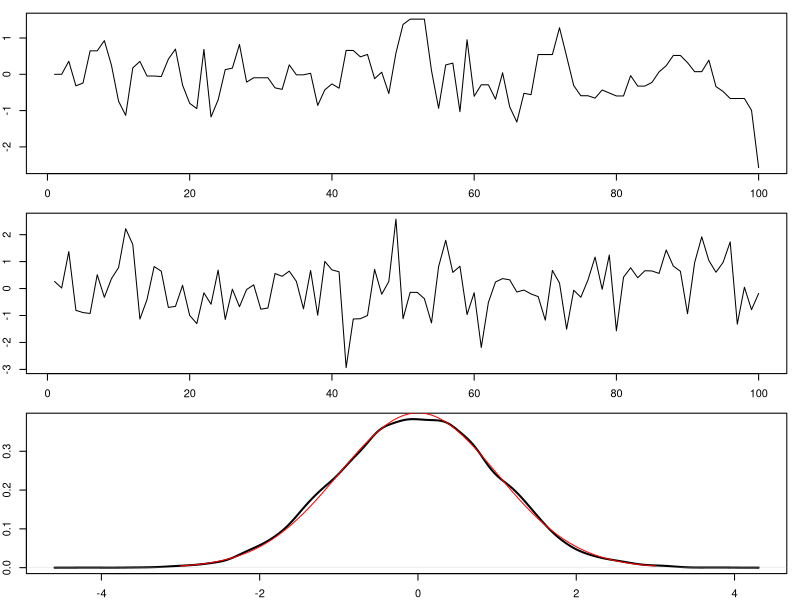
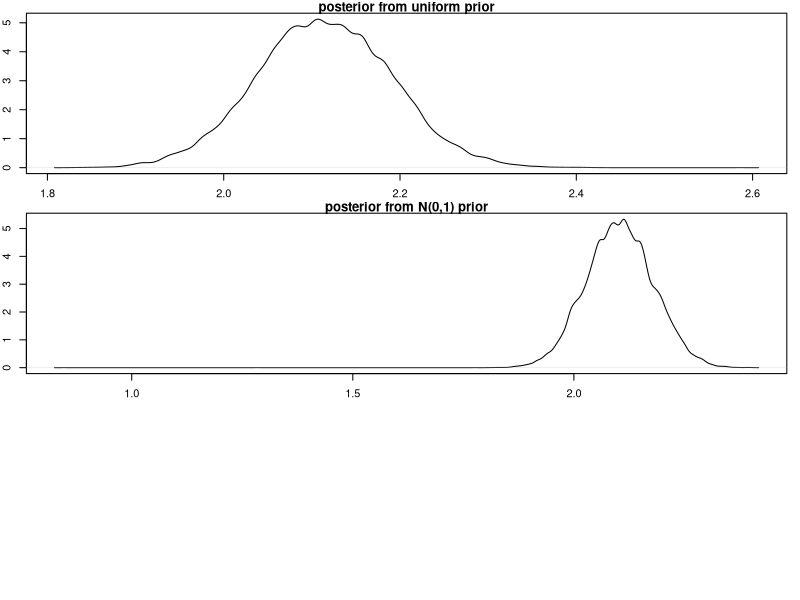

Write the R code that produced these figures, in order.
## ---- chunk 1
library(mcmc)
h = function(x){ y = -x^2 / 2 } # un-normalized function (doesn't need to integrate as 1)

out = metrop( obj = h, initial = 0, nbatch = 100, nspac = 1  )

par(mfrow = c(3,1))
par(mar = c(2,2,1,1))
plot(out$batch, type = "l") # a time series with flat steps

out = metrop( obj = h, initial = 0, nbatch = 100, nspac = 10  )
plot(out$batch, type = "l") # a time series looks like a white noise

out = metrop( obj = h, initial = 0, nbatch = 10000, nspac = 10  )
plot(density(out$batch), main = "", lwd = 2)

xbase = seq(-3, 3, 0.01)
ynorm = dnorm(xbase)
lines( x = xbase, y = ynorm, type = "l", col = "red")
# the plot compare the density of the simulated sample
# with the standard normal pdf
## ---- chunk 2
set.seed(101)
library(mcmc)

# DGP
n = 100
b0 = c(1,2)
X = cbind(1, rnorm(n))
Y = X %*% b0 + rnorm(n)

# Laplace-type estimator
L = function(b) -sum( (Y - X %*% b )^2 )  # use uniform prior
# criterion function with a flat prior
# notice the "minus" sign of the OLS objective function

out = metrop( obj = L, initial = c(0,0), nbatch = 100000, nspac = 10  )

# summarize the estimation
bhat2 = out$batch[,2]
bhat2_point = mean(bhat2)
bhat2_sd   = sd(bhat2)
bhat2_CI = quantile(bhat2, c(.025, .975) )

# compare with OLS
b_OLS = summary( lm(Y~-1+X) )
print(coef( b_OLS) )
print(cat("The posterior mean =",  bhat2_point, " sd = ", bhat2_sd, 
          " and C.I. = ", bhat2_CI , "\n"))

plot(density(bhat2), main = "posterior from uniform prior")
## ---- chunk 3
# Laplace-type estimator

L = function(b) -sum( (Y - X %*% b )^2 ) - 0.5 * crossprod( b  - c(0,0) )   # the prior of b from N(0,1)
# criterion function with a flat prior
# notice the "minus" sign of the OLS objective function

out = metrop( obj = L, initial = c(0,0), nbatch = 100000, nspac = 10  )

# summarize the estimation
bhat2 = out$batch[,2]
bhat2_point = mean(bhat2)
bhat2_sd   = sd(bhat2)
bhat2_CI = quantile(bhat2, c(.025, .975) )

# compare with OLS
b_OLS = summary( lm(Y~-1+X) )
print(coef( b_OLS) )
print(cat("The posterior mean =",  bhat2_point, " sd = ", bhat2_sd, 
          " and C.I. = ", bhat2_CI , "\n"))

plot(density(bhat2), main = "posterior from N(0,1) prior")
